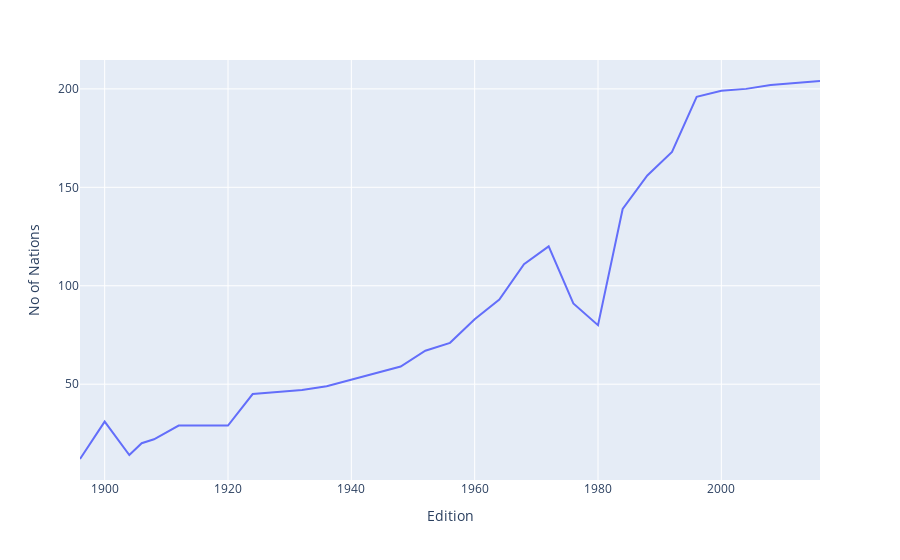

Notebook code cell kept with this figure:
### Code cell
fig = px.line(nations_over_time, x="Edition", y="No of Nations")
fig.show()

### Figure 1 — Plotly figure (JSON) as saved in the notebook; plotly's stock layout.template omitted (floating-point values rounded to 4 significant figures)
{"data": [{"hovertemplate": "Edition=%{x}<br>No of Nations=%{y}<extra></extra>", "legendgroup": "", "line": {"color": "#636efa", "dash": "solid"}, "marker": {"symbol": "circle"}, "mode": "lines", "name": "", "orientation": "v", "showlegend": false, "type": "scatter", "x": [1896, 1900, 1904, 1906, 1908, 1912, 1920, 1924, 1928, 1932, 1936, 1948, 1952, 1956, 1960, 1964, 1968, 1972, 1976, 1980, 1984, 1988, 1992, 1996, 2000, 2004, 2008, 2012, 2016], "xaxis": "x", "y": [12, 31, 14, 20, 22, 29, 29, 45, 46, 47, 49, 59, 67, 71, 83, 93, 111, 120, 91, 80, 139, 156, 168, 196, 199, 200, 202, 203, 204], "yaxis": "y"}], "layout": {"legend": {"tracegroupgap": 0}, "margin": {"t": 60}, "xaxis": {"anchor": "y", "domain": [0, 1], "title": {"text": "Edition"}}, "yaxis": {"anchor": "x", "domain": [0, 1], "title": {"text": "No of Nations"}}}}
